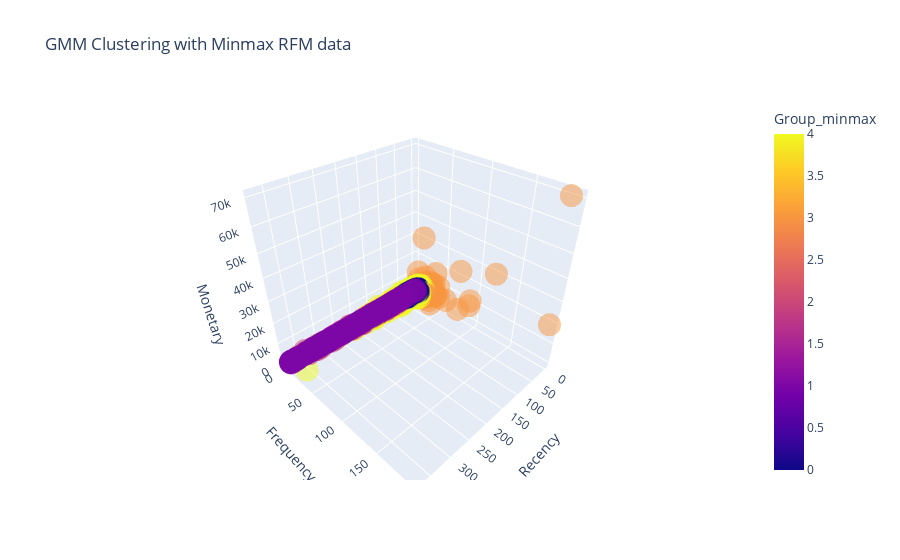

Notebook source saved alongside this figure:
### Code cell
fig = px.scatter_3d(X, x='Recency', y='Frequency', z='Monetary',
                    color = 'Group_minmax', opacity=0.5, title = "GMM Clustering with Minmax RFM data")
fig.update_traces(marker=dict(size=5),
                  
                  selector=dict(mode='marker'))
fig.show()

### Figure 1 — Plotly figure (JSON) as saved in the notebook; plotly's stock layout.template omitted (floating-point values rounded to 4 significant figures; data arrays with more than 128 entries replaced by an {"elided": "..."} marker saying what was removed)
{"data": [{"hovertemplate": "Recency=%{x}<br>Frequency=%{y}<br>Monetary=%{z}<br>Group_minmax=%{marker.color}<extra></extra>", "legendgroup": "", "marker": {"color": {"elided": "4145 int values"}, "coloraxis": "coloraxis", "opacity": 0.5, "symbol": "circle"}, "mode": "markers", "name": "", "scene": "scene", "showlegend": false, "type": "scatter3d", "x": {"elided": "4145 int values"}, "y": {"elided": "4145 int values"}, "z": {"elided": "4145 float values"}}], "layout": {"coloraxis": {"colorbar": {"title": {"text": "Group_minmax"}}, "colorscale": [[0, "#0d0887"], [0.1111, "#46039f"], [0.2222, "#7201a8"], [0.3333, "#9c179e"], [0.4444, "#bd3786"], [0.5556, "#d8576b"], [0.6667, "#ed7953"], [0.7778, "#fb9f3a"], [0.8889, "#fdca26"], [1, "#f0f921"]]}, "legend": {"tracegroupgap": 0}, "scene": {"domain": {"x": [0, 1], "y": [0, 1]}, "xaxis": {"title": {"text": "Recency"}}, "yaxis": {"title": {"text": "Frequency"}}, "zaxis": {"title": {"text": "Monetary"}}}, "title": {"text": "GMM Clustering with Minmax RFM data"}}}
